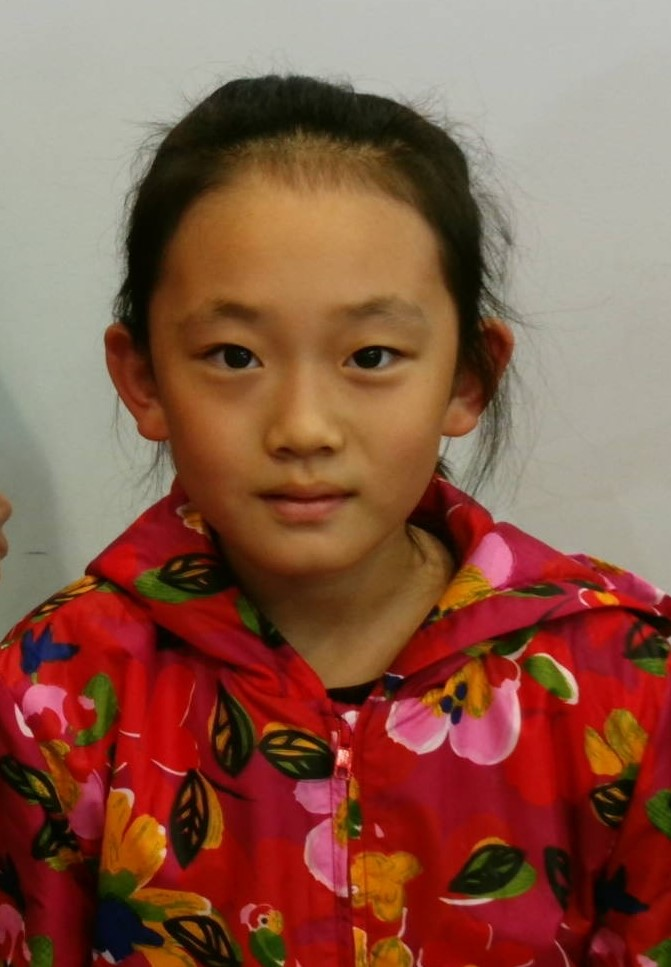
#> input picture faceFeature/img/1.jpg, 671 x 967 px
$ python -i __init__.py   (imports and definitions only)   (older library calls are emulated)
#> lines starting #> are read from the running program, lines starting #| are printed output that depends on the picture; after the words box and inside, x2 and y2 are one past the last pixel; in counts of white or black regions, pixels touching at a corner belong together
#> further down, picture is the input picture: shape (967, 671, 3); mean B, G, R 72.3, 89.9, 138.2
#encoding:utf-8
import cv2
import numpy as np
from matplotlib import pyplot as plt
pixl_threshold = 128;

# [45 lines left out: functions grayWorld, sobelEdge, thresholdImg, not called in this run]

def detectFaces(srcImg):
    img = srcImg.copy()
    #print 1
    face_cascade = cv2.CascadeClassifier("data/haarcascades/haarcascade_frontalface_default.xml")
    if img.ndim == 3:
        gray = cv2.cvtColor(img, cv2.COLOR_BGR2GRAY)
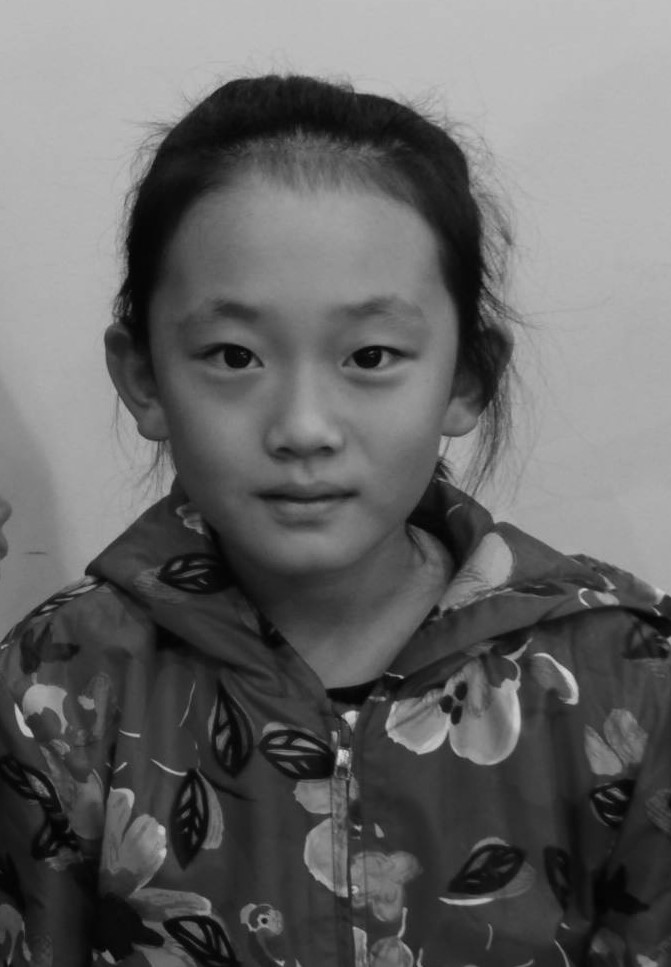
#> gray: shape (967, 671); min 0, max 218, mean 102.3
    else:
        gray = img
    faces = face_cascade.detectMultiScale(gray, 1.3, 5)#1.3and5  counts to the result of face recognation
#> faces = [[97, 194, 419, 419]]
    return faces

def detectEyes(srcImg):
    src = srcImg.copy()
    faces = detectFaces(src)
#> faces = [[97, 194, 419, 419]]
    eye_cascade = cv2.CascadeClassifier('data/haarcascades/haarcascade_eye.xml')
    gray = cv2.cvtColor(src, cv2.COLOR_BGR2GRAY)
    result = [[]]
    for j,(x,y,w,h) in enumerate(faces):
        cv2.rectangle(src, (x, y), (x + w, y + h), (255, 0, 0), 2)
        roi_gray = gray[y:y + h, x:x + w]
        roi_color = src[y:y + h,x:x + w]  # 检测视频中脸部的眼睛，并用vector保存眼睛的坐标、大小（用矩形表示）
        eyes = eye_cascade.detectMultiScale(roi_gray) #眼睛检测
        #选择最大的两个框当成眼睛
        max = 0
        temp = []
        index = 0
        for i,(ex,ey,ew,eh) in enumerate(eyes):
            if ew*eh>max and ex<w and ey<h/2:
                max = ew*eh
                index = i
                temp = (ex+x,ey+y,ew,eh)
        if index != 0:
            result[j].append(temp)
            cv2.rectangle(src, (temp[0], temp[1]), (temp[0] + temp[2], temp[1] + temp[3]), (0, 255, 0), 2)
        max = 0
        temp = []
        #用来确认是否找到眼睛
        flag = 0
        for i,(ex,ey,ew,eh) in enumerate(eyes):
            if ew*eh>max and i != index and ex<w and ey<h/2:
                print(ex,ey,x+w,y+h/2)
                max = ew*eh
                flag = 1
                temp = (ex+x,ey+y,ew,eh)
        if flag == 1:
            result[j].append(temp)
            cv2.rectangle(src, (temp[0], temp[1]), (temp[0] + temp[2], temp[1] + temp[3]), (0, 255, 0), 2)
#> this loop made 1 pass
#> (x, y, w, h, eyes) on pass 1: (97, 194, 419, 419, [[169, 243, 34, 34], [91, 119, 88, 88], [226, 118, 91, 91]])
#| 91 119 516 403.5
#> pass 1, in detectEyes, `roi_gray = gray[y:y + h, x:x + w]`:
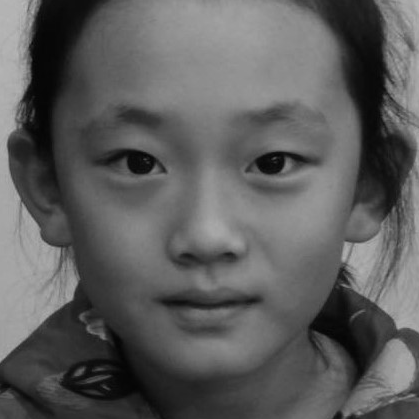
#> roi_gray: shape (419, 419); min 3, max 186, mean 93.4
#> pass 1, in detectEyes, `roi_color = src[y:y + h,x:x + w]`:
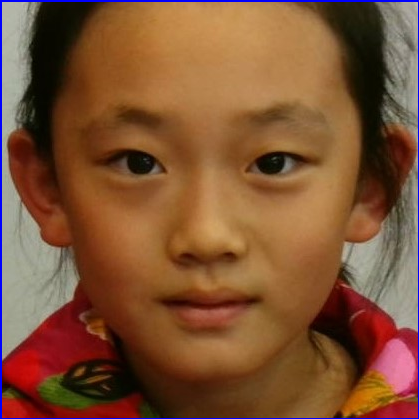
#> roi_color: shape (419, 419, 3); mean B, G, R 53, 82.4, 126.1
#> after the loop:
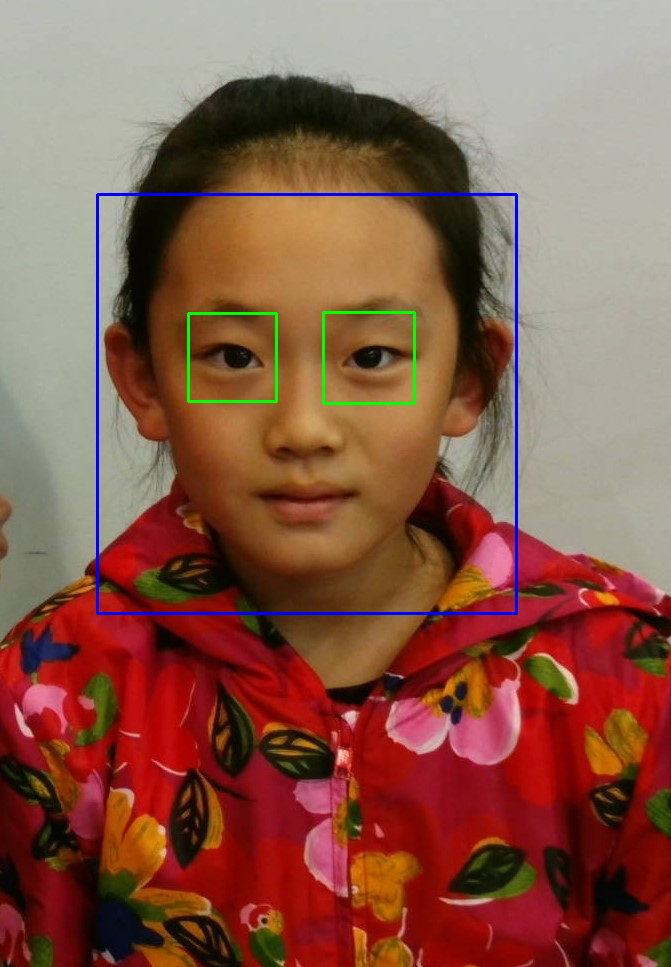
#> src: shape (967, 671, 3); 1.1% of pixels changed, all inside (x1, y1, x2, y2) = (96, 193, 518, 615)
    cv2.imshow("eye",src)
    return faces,result
# [120 lines left out: functions skinModel, selectThreshold, cannyImg, removeNoisy, removeBackground, not called in this run]

def hairComplete(srcImg):
    img = srcImg.copy()
    faces,eyes = detectEyes(img)
#> faces = [[97, 194, 419, 419]]; eyes = [[(323, 312, 91, 91), (188, 313, 88, 88)]]
    for i,(x,y,w,h) in enumerate(faces):
        for j,eye in enumerate(eyes):
            for k,(ex,ey,ew,eh) in enumerate(eye):
                #在眼睛下方一个单位距离进行皮肤的平滑处理

                firstIOR = img[ey+eh:ey+2*eh,ex:ex + ew]
                cv2.medianBlur(firstIOR,3)
                cv2.medianBlur(firstIOR,5)
#> this loop made 1 pass
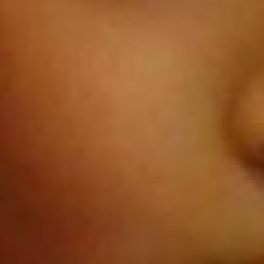
#> firstIOR: shape (88, 88, 3) (shown 3 times larger); mean B, G, R 40, 86.2, 147.1


# [57 lines not run here, left out]

>>> import cv2
>>> picture = cv2.imread('img/1.jpg')
>>> result = hairComplete(picture)

$ run again, on faceFeature/img/105.jpg
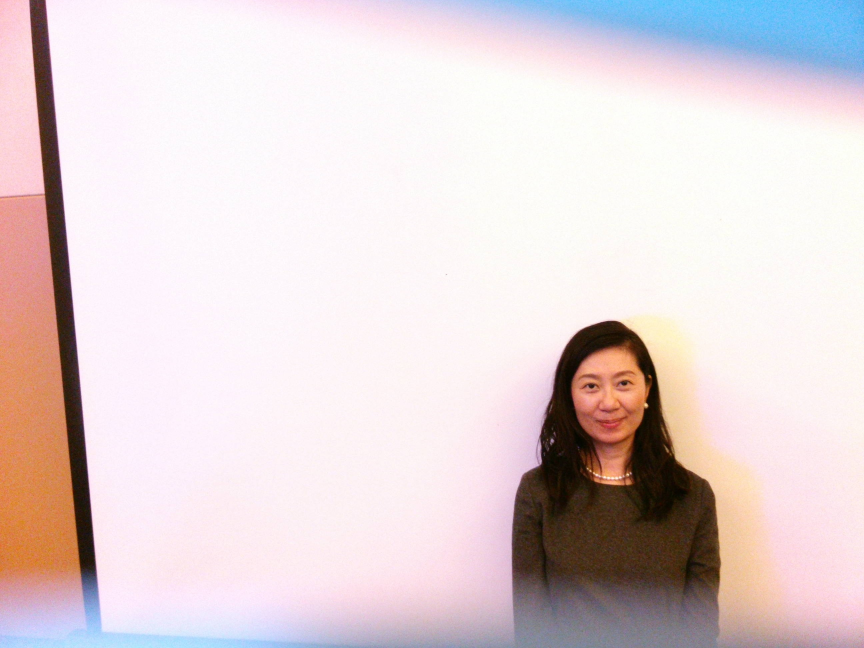
#> input picture faceFeature/img/105.jpg, 2592 x 1944 px (shown at 1/3 size)
#> picture is the input picture: shape (1944, 2592, 3); mean B, G, R 213.6, 211.9, 225.5
#> in detectFaces, `faces = face_cascade.detectMultiScale(gray, 1.3, 5)#1.3and5  counts to..`: faces = [[1682, 1041, 279, 279]]
#> the loop in detectEyes, `for j,(x,y,w,h) in enumerate(faces):` made 1 pass
#> (x, y, w, h, eyes) on pass 1: (1682, 1041, 279, 279, [[60, 88, 61, 61], [155, 78, 63, 63]])
#> (printed output is left out)
#> pass 1, in detectEyes, `roi_color = src[y:y + h,x:x + w]`:
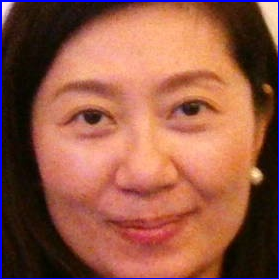
#> roi_color: shape (279, 279, 3); mean B, G, R 70.5, 89.3, 149.5
#> in hairComplete, `faces,eyes = detectEyes(img)`: eyes = [[(1837, 1119, 63, 63), (1742, 1129, 61, 61)]]
#> the loop in hairComplete, `for i,(x,y,w,h) in enumerate(faces):` made 1 pass
#> after the loop in hairComplete, `for i,(x,y,w,h) in enumerate(faces):`:
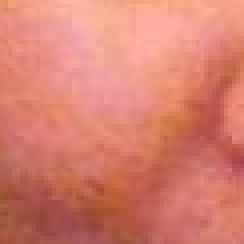
#> firstIOR: shape (61, 61, 3) (shown 4 times larger); mean B, G, R 110.3, 126.9, 215.4

$ run again, on faceFeature/img/11.jpg
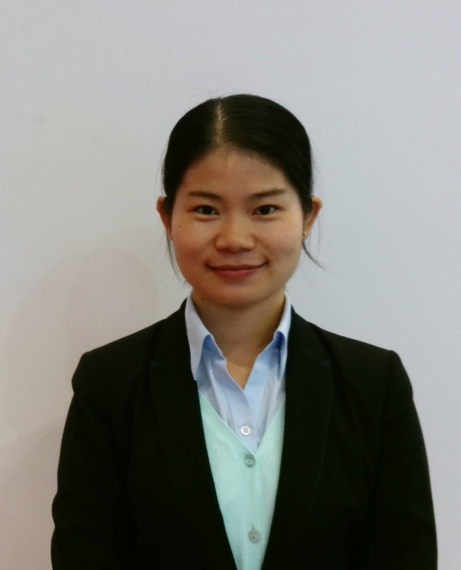
#> input picture faceFeature/img/11.jpg, 921 x 1139 px (shown at 1/2 size)
#> picture is the input picture: shape (1139, 921, 3); mean B, G, R 122.9, 128, 129.2
#> in detectFaces, `faces = face_cascade.detectMultiScale(gray, 1.3, 5)#1.3and5  counts to..`: faces = [[310, 293, 317, 317]]
#> the loop in detectEyes, `for j,(x,y,w,h) in enumerate(faces):` made 1 pass
#> (x, y, w, h, eyes) on pass 1: (310, 293, 317, 317, [[183, 93, 68, 68], [61, 90, 75, 75]])
#> (printed output is left out)
#> after the loop in detectEyes, `for j,(x,y,w,h) in enumerate(faces):`:
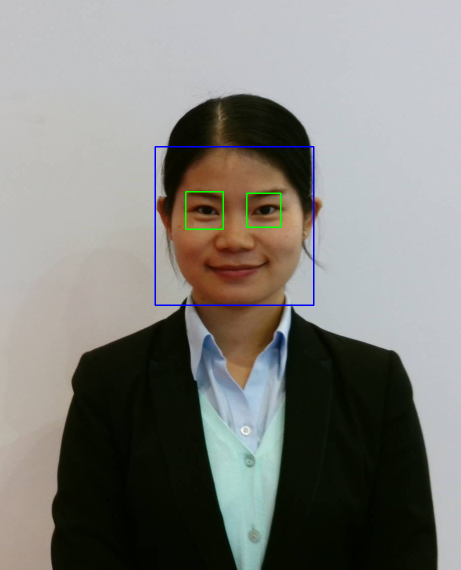
#> src: shape (1139, 921, 3) (shown at 1/2 size); 0.53% of pixels changed, all inside (x1, y1, x2, y2) = (309, 292, 629, 612)
#> in hairComplete, `faces,eyes = detectEyes(img)`: eyes = [[(371, 383, 75, 75), (493, 386, 68, 68)]]
#> the loop in hairComplete, `for i,(x,y,w,h) in enumerate(faces):` made 1 pass
#> after the loop in hairComplete, `for i,(x,y,w,h) in enumerate(faces):`:
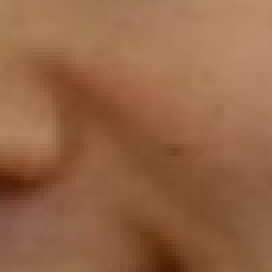
#> firstIOR: shape (68, 68, 3) (shown 4 times larger); mean B, G, R 69.3, 101.1, 147.9

$ run again, on faceFeature/img/17.jpg
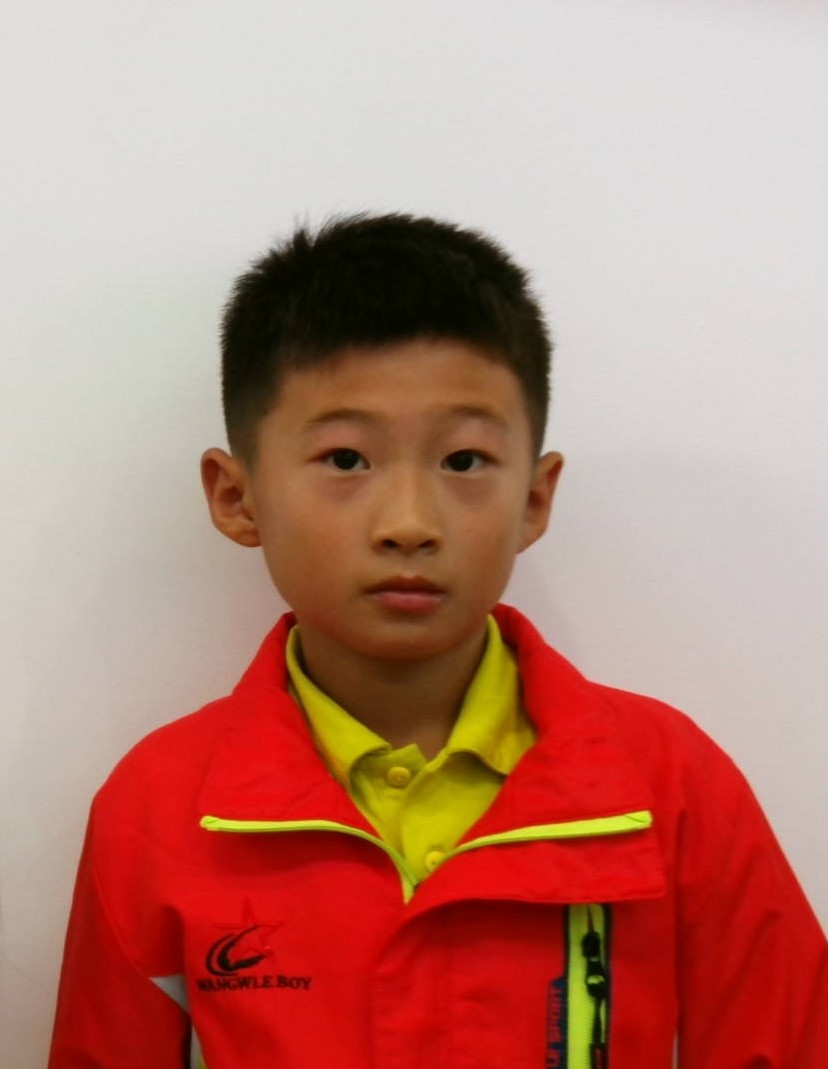
#> input picture faceFeature/img/17.jpg, 828 x 1069 px
#> picture is the input picture: shape (1069, 828, 3); mean B, G, R 118, 131.1, 184.6
#> in detectFaces, `faces = face_cascade.detectMultiScale(gray, 1.3, 5)#1.3and5  counts to..`: faces = [[228, 320, 349, 349]]
#> the loop in detectEyes, `for j,(x,y,w,h) in enumerate(faces):` made 1 pass
#> (x, y, w, h) on pass 1: (228, 320, 349, 349)
#> (printed output is left out)
#> after the loop in detectEyes, `for j,(x,y,w,h) in enumerate(faces):`:
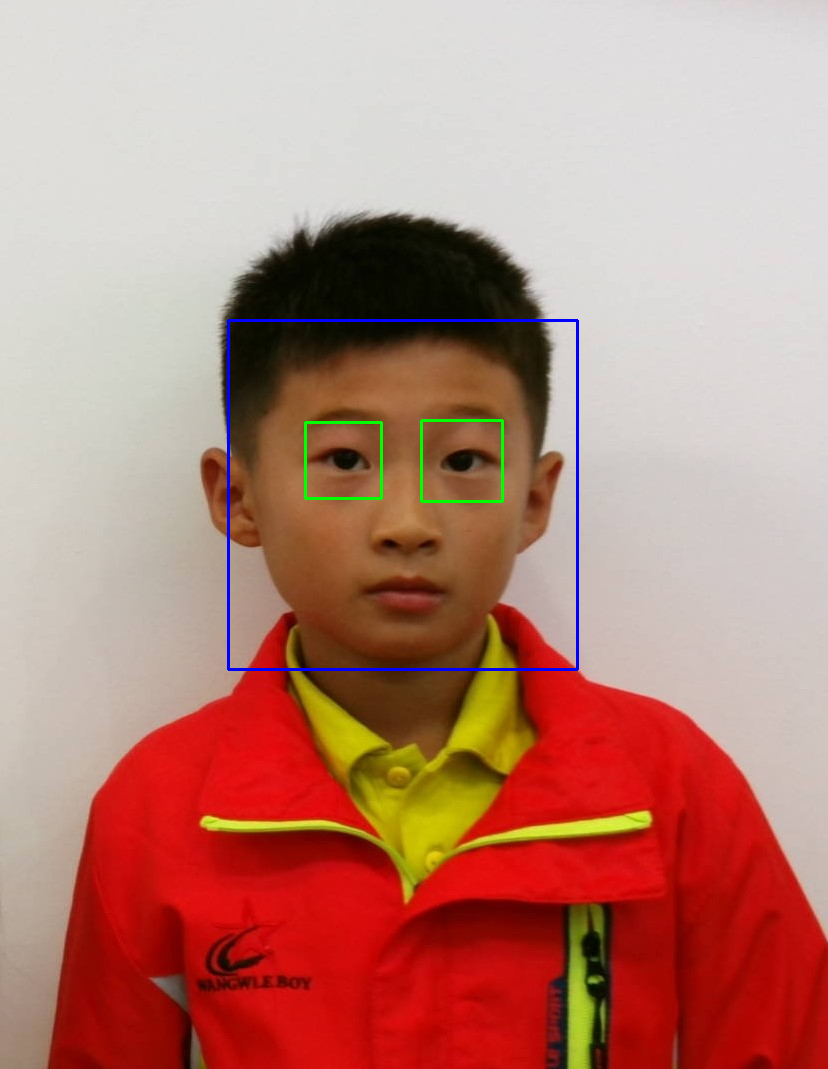
#> src: shape (1069, 828, 3); 0.68% of pixels changed, all inside (x1, y1, x2, y2) = (227, 319, 579, 671)
#> in hairComplete, `faces,eyes = detectEyes(img)`: eyes = [[(421, 420, 81, 81), (305, 422, 76, 76)]]
#> the loop in hairComplete, `for i,(x,y,w,h) in enumerate(faces):` made 1 pass
#> after the loop in hairComplete, `for i,(x,y,w,h) in enumerate(faces):`:
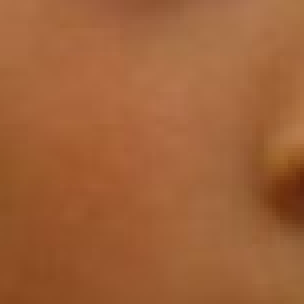
#> firstIOR: shape (76, 76, 3) (shown 4 times larger); mean B, G, R 56, 97.2, 159.5
